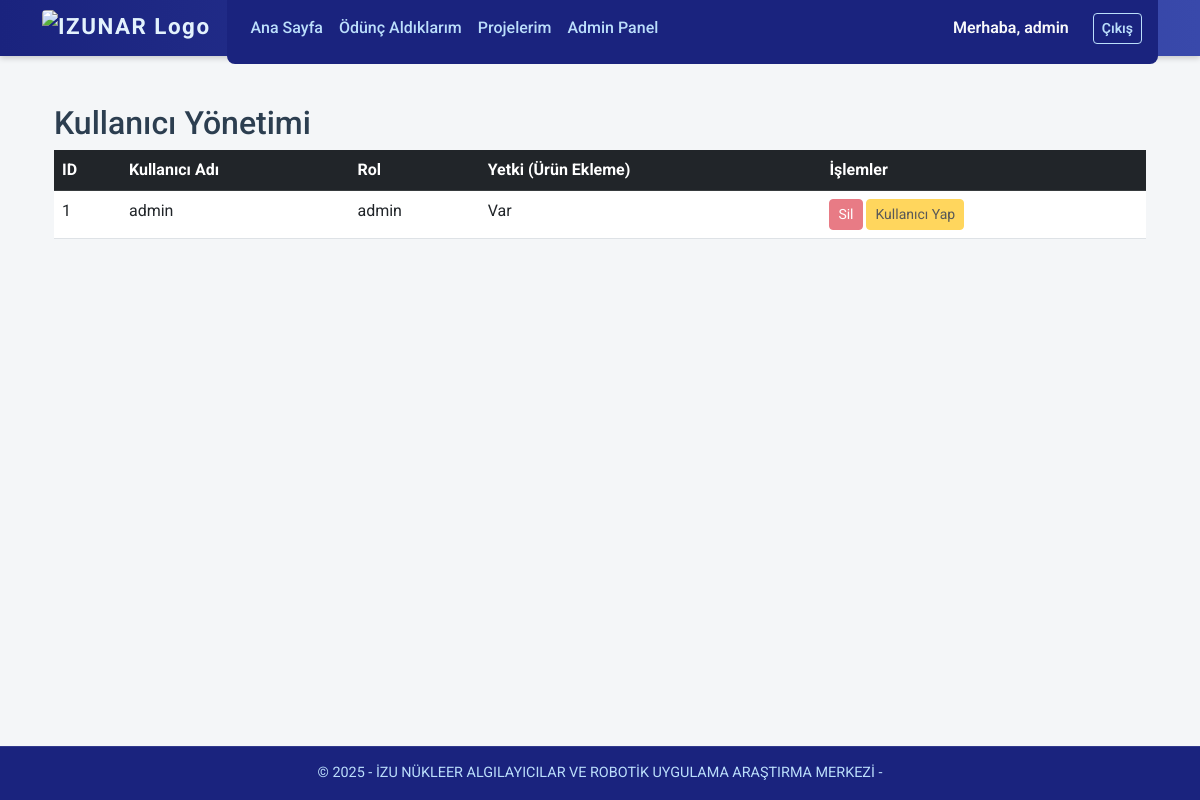
The app's page /admin/users (signed in) with its own data.
### models.py (models this page shows)
class User(db.Model, UserMixin):
    id = db.Column(db.Integer, primary_key=True)
    username = db.Column(db.String(80), unique=True, nullable=False)
    password = db.Column(db.String(120), nullable=False)
    role = db.Column(db.String(20), default="user")  # 'admin' veya 'user'
    can_add_product = db.Column(db.Boolean, default=False)
    @property
    def is_admin(self):
        return self.role == 'admin'

### app.py (the view)
@app.route('/admin/users')
@login_required
def manage_users():
    if not current_user.is_admin:
        flash("Bu sayfaya erişim yetkiniz yok!")
        return redirect(url_for('index'))
    users = User.query.all()
    return render_template('admin/manage_users.html', users=users)

### app.py (called while the page is built)
@app.context_processor
def inject_csrf_token():
    return dict(csrf_token=generate_csrf())

@app.context_processor
def inject_timezone():
    return dict(tz=ZoneInfo("Europe/Istanbul"))

@login_manager.user_loader
def load_user(user_id):
    return User.query.get(int(user_id))

### templates/admin/manage_users.html (shortened to what this page needs)
{% extends "base.html" %}
{% block content %}
<div class="container mt-5">
    <h2>Kullanıcı Yönetimi</h2>
    <table class="table table-hover">
        <thead class="table-dark">
            <tr>
                <th>ID</th>
                <th>Kullanıcı Adı</th>
                <th>Rol</th>
                <th>Yetki (Ürün Ekleme)</th>
                <th>İşlemler</th>
            </tr>
        </thead>
        <tbody>
            {% for user in users %}
            <tr>
                <td>{{ user.id }}</td>
                <td>{{ user.username }}</td>
                <td>{{ user.role }}</td>
                <td>{{ "Var" if user.can_add_product else "Yok" }}</td>
                <td>
                    <form method="POST" action="{{ url_for('delete_user', user_id=user.id) }}" onsubmit="return confirm('Silmek istediğinize emin misiniz?');" style="display:inline-block;">
                        <button type="submit" class="btn btn-sm btn-danger" {% if user.id == current_user.id %}disabled{% endif %}>Sil</button>
                    </form>
                    <form method="POST" action="{{ url_for('toggle_user_role', user_id=user.id) }}" style="display:inline-block;">
                        <button type="submit" class="btn btn-sm btn-warning" {% if user.id == current_user.id %}disabled{% endif %}>
                            {% if user.role == 'admin' %}
                                Kullanıcı Yap
                            {% else %}
                                Admin Yap
                            {% endif %}
                        </button>
                    </form>
                </td>
            </tr>
            {% endfor %}
        </tbody>
    </table>
</div>
{% endblock %}

### templates/base.html (shortened to what this page needs)
<!DOCTYPE html>
<html lang="tr">
<head>
  <link href="https://cdn.jsdelivr.net/npm/bootstrap@5.3.0/dist/css/bootstrap.min.css" rel="stylesheet" />
  <link href="https://cdn.jsdelivr.net/npm/bootstrap-icons@1.10.5/font/bootstrap-icons.css" rel="stylesheet" />
</head>
<body>
<nav class="navbar navbar-expand-lg">
  <div class="container">
    <a class="navbar-brand" href="https://nar.izu.edu.tr/" target="_blank" rel="noopener noreferrer">
      <img src="https://nar.izu.edu.tr/assets/nar_logo_lowres.png" alt="IZUNAR Logo" />
    </a>
    <div class="collapse navbar-collapse" id="navbarContent">
      <ul class="navbar-nav me-auto mb-2 mb-lg-0">
        <li class="nav-item">
          <a class="nav-link" href="{{ url_for('index') }}">Ana Sayfa</a>
        </li>
        {% if current_user.is_authenticated %}
        <li class="nav-item">
          <a class="nav-link" href="{{ url_for('my_borrowed') }}">Ödünç Aldıklarım</a>
        </li>
        <li class="nav-item">
          <a class="nav-link" href="{{ url_for('my_projects') }}">Projelerim</a>
        </li>
        {% if current_user.is_admin %}
        <li class="nav-item">
          <a class="nav-link" href="{{ url_for('admin_dashboard') }}">Admin Panel</a>
        </li>
        {% endif %}
        {% endif %}
      </ul>
      <div class="d-flex align-items-center gap-2">
        {% if current_user.is_authenticated %}
        <span class="text-light fw-semibold me-3">Merhaba, {{ current_user.username }}</span>
        <a class="btn btn-outline-light btn-sm" href="{{ url_for('logout') }}">Çıkış</a>
        {% else %}
        <a class="btn btn-outline-light btn-sm" href="{{ url_for('login') }}">Giriş</a>
        <a class="btn btn-outline-light btn-sm" href="{{ url_for('register') }}">Kayıt Ol</a>
        {% endif %}
      </div>
    </div>
  </div>
</nav>
<div class="container mt-4">
  {% block content %}{% endblock %}
</div>
<footer>
  &copy; {{ current_year or "2025" }} - İZU NÜKLEER ALGILAYICILAR VE ROBOTİK UYGULAMA ARAŞTIRMA MERKEZİ -
</footer>
</body>
</html>

### templates/base.html (style rules this page uses)
body { font-family: 'Roboto', sans-serif; background-color: #f4f6f8; color: #2c3e50; padding-top: 56px; margin-bottom: 3.5rem; }
.navbar { position: fixed; top: 0; left: 0; right: 0; height: 56px; background: linear-gradient(90deg, #1a237e 0%, #3949ab 100%); box-shadow: 0 2px 6px rgba(0, 0, 0, 0.2); transition: top 0.3s ease; z-index: 1030; }
.navbar-brand { display: flex; align-items: center; gap: 0.5rem; font-weight: 700; font-size: 1.4rem; letter-spacing: 1.5px; color: #e3f2fd !important; }
.navbar-brand img { height: 36px; width: auto; border-radius: 4px; }
.navbar-nav .nav-link { color: #bbdefb !important; font-weight: 500; transition: color 0.3s ease; }
.btn-outline-light { border-color: #bbdefb; color: #bbdefb; font-weight: 600; transition: all 0.3s ease; }
footer { position: fixed; bottom: 0; left: 0; right: 0; background-color: #1a237e; color: #bbdefb; padding: 1rem 0; text-align: center; font-size: 0.9rem; box-shadow: inset 0 1px 0 rgba(255, 255, 255, 0.1); white-space: nowrap; overflow: hidden; text-overflow: ellipsis; z-index: 1020; }
.navbar-collapse { background-color: #1a237e !important; border-radius: 0.5rem; padding: 1rem; animation: slideIn 0.4s ease forwards; }

### records on screen
User: username "admin", id "1", role "admin", can_add_product "Var", shows "Kullanıcı Yap"

### other values on screen
{{ current_year or "2025" }} "2025"
